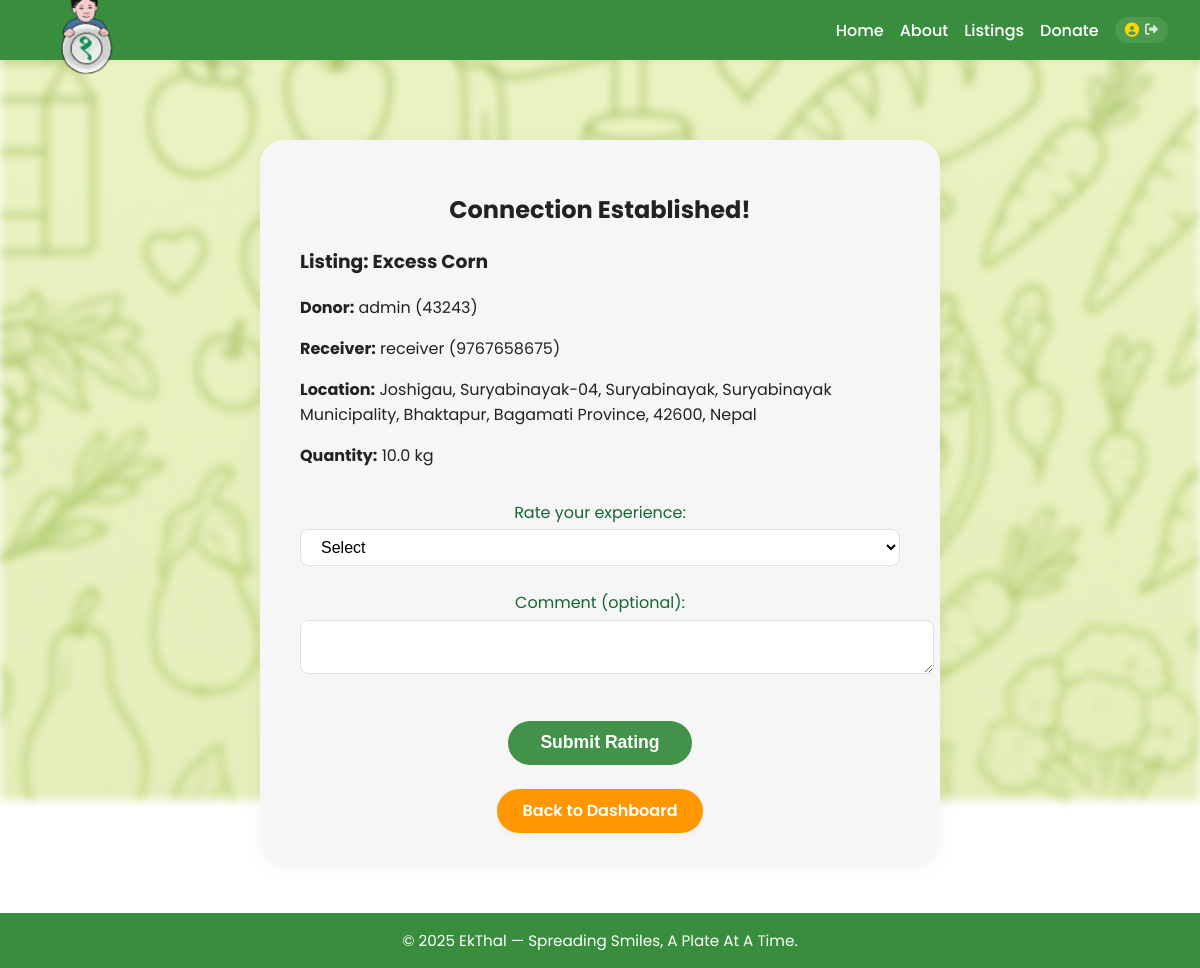
Screenshot of /connection/6/ (signed in) with the database file from the repository.
### app/models.py (models this page shows, shortened)
class FoodListing(models.Model):
    donor = models.ForeignKey(Profile, on_delete=models.CASCADE)
    title = models.CharField(max_length=100, help_text='Required')
    description = models.TextField(help_text='Required')
    location = models.CharField(max_length=255, help_text='Required')
    latitude = models.FloatField(null=True, blank=True)
    longitude = models.FloatField(null=True, blank=True)
    quantity = models.FloatField(help_text='Quantity in kg (Required)')
    prepared_at = models.DateTimeField(null=True, blank=True, help_text='Date and hour food was prepared (Required)')
    created_at = models.DateTimeField(auto_now_add=True)
    image = models.ImageField(upload_to='food_images/', blank=True, null=True)
    ai_report = models.TextField(blank=True)
    recurring = models.BooleanField(default=False)
    storage = models.CharField(max_length=50, blank=True, help_text='Required')
    prepared_by = models.CharField(max_length=50, blank=True, help_text='Required')
    special_instructions = models.TextField(blank=True, help_text='Optional')
    status = models.CharField(max_length=20, choices=[('pending', 'Pending'), ('approved', 'Approved'), ('rejected', 'Rejected')], default='pending')

class Profile(models.Model):
    user = models.OneToOneField(User, on_delete=models.CASCADE)
    is_organization = models.BooleanField(default=False)
    is_receiver = models.BooleanField(default=False)
    phone_number_1 = models.CharField(max_length=20)
    phone_number_2 = models.CharField(max_length=20, blank=True)
    latitude = models.FloatField(null=True, blank=True)
    longitude = models.FloatField(null=True, blank=True)

### app/views.py (the view, shortened to what this page needs)
# urls.py: path("connection/<int:claimed_listing_id>/", views.connection_page, name="connection_page"),
@login_required
def connection_page(request, claimed_listing_id):
    claimed = get_object_or_404(ClaimedListing, id=claimed_listing_id)
    user_profile = Profile.objects.get(user=request.user)
    if not (user_profile == claimed.food_listing.donor or user_profile == claimed.organization):
        return HttpResponseForbidden("You do not have access to this connection.")
    donor = claimed.food_listing.donor
    receiver = claimed.organization
    listing = claimed.food_listing
    if user_profile == donor:
        other = receiver
    else:
        other = donor
    already_rated = Rating.objects.filter(rater=user_profile, claimed_listing=claimed).exists()
    rating_success = False
    my_rating = Rating.objects.filter(rater=user_profile, claimed_listing=claimed).first()
    their_rating = Rating.objects.filter(rater=other, claimed_listing=claimed).first()
    return render(request, 'connection_page.html', {
        'claimed': claimed,
        'listing': listing,
        'donor': donor,
        'receiver': receiver,
        'user_profile': user_profile,
        'other': other,
        'already_rated': already_rated,
        'rating_success': rating_success,
        'my_rating': my_rating,
        'their_rating': their_rating,
    })

### app/views.py (called while the page is built)
def user_profile_context(request):
    try:
        if request.user.is_authenticated:
            try:
                return {'profile': Profile.objects.get(user=request.user)}
            except Profile.DoesNotExist:
                return {'profile': None}
        return {'profile': None}
    except Exception as e:
        print(f"Context processor error: {e}")
        return {'profile': None, 'user': None}

### templates/connection_page.html (shortened to what this page needs)
{% extends "base.html" %}
{% load static %}
{% block extra_head %}
<link rel="stylesheet" href="{% static 'styles.css' %}">
{% endblock %}
{% block content %}
<div class="connection-container">
  <h2>Connection Established!</h2>
  <div class="connection-info">
    <h3>Listing: {{ listing.title }}</h3>
    <p><strong>Donor:</strong> {{ donor.user.username }} ({{ donor.phone_number_1 }})</p>
    <p><strong>Receiver:</strong> {{ receiver.user.username }} ({{ receiver.phone_number_1 }})</p>
    <p><strong>Location:</strong> {{ listing.location }}</p>
    <p><strong>Quantity:</strong> {{ listing.quantity }} kg</p>
  </div>
  {% if not already_rated %}
    <form method="post" class="rating-form">
      <label>Rate your experience:
        <select name="score" required>
          <option value="">Select</option>
        </select>
      </label>
      <label>Comment (optional):<textarea name="comment"></textarea></label>
      <button type="submit">Submit Rating</button>
    </form>
  {% else %}
    <div class="rating-success">Thank you for your feedback!</div>
  {% endif %}
  <a href="/receiver_dashboard/" class="readmore-btn">Back to Dashboard</a>
</div>
{% endblock %}

### static/styles.css (style rules this page uses)
:root { --primary: #ff9800; --secondary: #388e3c; --background: #fff; --text: #222; --navbar-height: 60px; }
body { margin: 0; font-family: 'Poppins', Arial, sans-serif; background: var(--background); color: var(--text); min-height: 100vh; display: flex; flex-direction: column; overflow-x: hidden; padding: 0; }
.readmore-btn { display: inline-block; margin-top: 1.5rem; padding: 0.6rem 1.6rem; background: #ff9800; color: #fff; border: none; border-radius: 999px; font-size: 1rem; font-weight: 600; text-decoration: none; transition: background 0.2s, color 0.2s; box-shadow: 0 2px 6px rgba(0,0,0,0.04); cursor: pointer; }
.connection-container { max-width: 600px; margin: 2rem auto; background: #f6f6f6; border-radius: 24px; box-shadow: 0 2px 16px rgba(67,146,73,0.08); padding: 2rem 2.5rem; text-align: center; }
.connection-info { margin-bottom: 2rem; text-align: left; }
.rating-form label { display: block; margin-bottom: 1rem; color: #166534; }
.rating-form select, .rating-form textarea { width: 100%; padding: 0.5rem 1rem; border-radius: 8px; border: 1px solid #e0e0e0; margin-top: 0.3rem; margin-bottom: 0.5rem; font-size: 1rem; background: #fff; }
.rating-form button { background: #439249; color: #fff; border: none; border-radius: 9999px; padding: 0.7rem 2rem; font-size: 1.1rem; font-weight: 600; margin-top: 1rem; cursor: pointer; transition: background 0.2s; }

### rows the page displays
FoodListing: title "Excess Corn", location "Joshigau, Suryabinayak-04, Suryabinayak, Suryabinayak Municipality, Bhaktapur, Bagamati Province, 42600, Nepal", quantity "10.0"
Profile: user.username "admin", phone_number_1 "43243"
Profile: user.username "receiver", phone_number_1 "9767658675"
